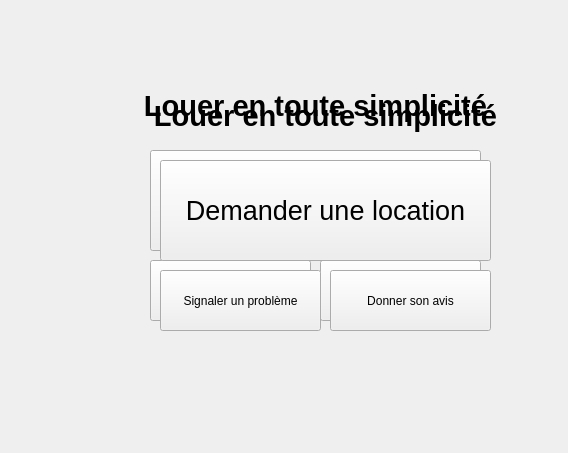
<?xml version="1.0" encoding="UTF-8"?>
<ui version="4.0">
 <class>FenetrePrincipale</class>
 <widget class="QWidget" name="FenetrePrincipale">
  <property name="geometry">
   <rect>
    <x>0</x>
    <y>0</y>
    <width>568</width>
    <height>453</height>
   </rect>
  </property>
  <property name="windowTitle">
   <string/>
  </property>
  <widget class="QWidget" name="centralWidget" native="true">
   <property name="geometry">
    <rect>
     <x>20</x>
     <y>20</y>
     <width>511</width>
     <height>391</height>
    </rect>
   </property>
   <widget class="QPushButton" name="askLocation">
    <property name="geometry">
     <rect>
      <x>130</x>
      <y>130</y>
      <width>331</width>
      <height>101</height>
     </rect>
    </property>
    <property name="font">
     <font>
      <pointsize>20</pointsize>
     </font>
    </property>
    <property name="text">
     <string>Demander une location</string>
    </property>
   </widget>
   <widget class="QPushButton" name="probleme">
    <property name="geometry">
     <rect>
      <x>130</x>
      <y>240</y>
      <width>161</width>
      <height>61</height>
     </rect>
    </property>
    <property name="text">
     <string>Signaler un problème</string>
    </property>
   </widget>
   <widget class="QPushButton" name="avis">
    <property name="geometry">
     <rect>
      <x>300</x>
      <y>240</y>
      <width>161</width>
      <height>61</height>
     </rect>
    </property>
    <property name="text">
     <string>Donner son avis</string>
    </property>
   </widget>
   <widget class="QLabel" name="titre">
    <property name="geometry">
     <rect>
      <x>50</x>
      <y>50</y>
      <width>491</width>
      <height>71</height>
     </rect>
    </property>
    <property name="font">
     <font>
      <pointsize>22</pointsize>
      <weight>75</weight>
      <bold>true</bold>
     </font>
    </property>
    <property name="text">
     <string>Louer en toute simplicité</string>
    </property>
    <property name="alignment">
     <set>Qt::AlignCenter</set>
    </property>
   </widget>
   <widget class="QWidget" name="centralWidget_2" native="true">
    <property name="geometry">
     <rect>
      <x>10</x>
      <y>10</y>
      <width>511</width>
      <height>391</height>
     </rect>
    </property>
    <widget class="QPushButton" name="askLocation_2">
     <property name="geometry">
      <rect>
       <x>130</x>
       <y>130</y>
       <width>331</width>
       <height>101</height>
      </rect>
     </property>
     <property name="font">
      <font>
       <pointsize>20</pointsize>
      </font>
     </property>
     <property name="text">
      <string>Demander une location</string>
     </property>
    </widget>
    <widget class="QPushButton" name="probleme_2">
     <property name="geometry">
      <rect>
       <x>130</x>
       <y>240</y>
       <width>161</width>
       <height>61</height>
      </rect>
     </property>
     <property name="text">
      <string>Signaler un problème</string>
     </property>
    </widget>
    <widget class="QPushButton" name="avis_2">
     <property name="geometry">
      <rect>
       <x>300</x>
       <y>240</y>
       <width>161</width>
       <height>61</height>
      </rect>
     </property>
     <property name="text">
      <string>Donner son avis</string>
     </property>
    </widget>
    <widget class="QLabel" name="titre_2">
     <property name="geometry">
      <rect>
       <x>50</x>
       <y>50</y>
       <width>491</width>
       <height>71</height>
      </rect>
     </property>
     <property name="font">
      <font>
       <pointsize>22</pointsize>
       <weight>75</weight>
       <bold>true</bold>
      </font>
     </property>
     <property name="text">
      <string>Louer en toute simplicité</string>
     </property>
     <property name="alignment">
      <set>Qt::AlignCenter</set>
     </property>
    </widget>
   </widget>
  </widget>
 </widget>
 <layoutdefault spacing="6" margin="11"/>
 <resources/>
 <connections/>
</ui>
